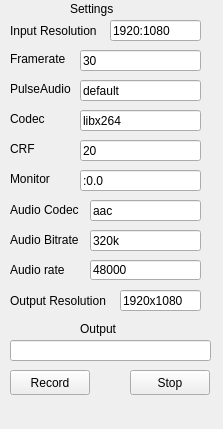
<?xml version="1.0" encoding="UTF-8"?>
<ui version="4.0">
 <class>window</class>
 <widget class="QMainWindow" name="window">
  <property name="geometry">
   <rect>
    <x>0</x>
    <y>0</y>
    <width>223</width>
    <height>429</height>
   </rect>
  </property>
  <property name="windowTitle">
   <string>X11 Screen Recorder</string>
  </property>
  <widget class="QWidget" name="centralwidget">
   <widget class="QLabel" name="label">
    <property name="geometry">
     <rect>
      <x>10</x>
      <y>20</y>
      <width>101</width>
      <height>21</height>
     </rect>
    </property>
    <property name="text">
     <string>Input Resolution</string>
    </property>
   </widget>
   <widget class="QLineEdit" name="resolution">
    <property name="geometry">
     <rect>
      <x>110</x>
      <y>20</y>
      <width>91</width>
      <height>21</height>
     </rect>
    </property>
    <property name="text">
     <string>1920:1080</string>
    </property>
   </widget>
   <widget class="QLabel" name="label_2">
    <property name="geometry">
     <rect>
      <x>10</x>
      <y>50</y>
      <width>61</width>
      <height>17</height>
     </rect>
    </property>
    <property name="text">
     <string>Framerate</string>
    </property>
   </widget>
   <widget class="QLineEdit" name="framerate">
    <property name="geometry">
     <rect>
      <x>80</x>
      <y>50</y>
      <width>121</width>
      <height>21</height>
     </rect>
    </property>
    <property name="text">
     <string>30</string>
    </property>
   </widget>
   <widget class="QLabel" name="label_3">
    <property name="geometry">
     <rect>
      <x>10</x>
      <y>80</y>
      <width>71</width>
      <height>17</height>
     </rect>
    </property>
    <property name="text">
     <string>PulseAudio</string>
    </property>
   </widget>
   <widget class="QLineEdit" name="pulseaudio">
    <property name="geometry">
     <rect>
      <x>80</x>
      <y>80</y>
      <width>121</width>
      <height>21</height>
     </rect>
    </property>
    <property name="text">
     <string>default</string>
    </property>
   </widget>
   <widget class="QLabel" name="label_4">
    <property name="geometry">
     <rect>
      <x>10</x>
      <y>110</y>
      <width>71</width>
      <height>17</height>
     </rect>
    </property>
    <property name="text">
     <string>Codec</string>
    </property>
   </widget>
   <widget class="QLineEdit" name="codec">
    <property name="geometry">
     <rect>
      <x>80</x>
      <y>110</y>
      <width>121</width>
      <height>21</height>
     </rect>
    </property>
    <property name="text">
     <string>libx264</string>
    </property>
   </widget>
   <widget class="QLabel" name="label_5">
    <property name="geometry">
     <rect>
      <x>10</x>
      <y>140</y>
      <width>71</width>
      <height>17</height>
     </rect>
    </property>
    <property name="text">
     <string>CRF</string>
    </property>
   </widget>
   <widget class="QLineEdit" name="bitrate">
    <property name="geometry">
     <rect>
      <x>80</x>
      <y>140</y>
      <width>121</width>
      <height>21</height>
     </rect>
    </property>
    <property name="text">
     <string>20</string>
    </property>
   </widget>
   <widget class="QLabel" name="label_6">
    <property name="geometry">
     <rect>
      <x>10</x>
      <y>170</y>
      <width>54</width>
      <height>17</height>
     </rect>
    </property>
    <property name="text">
     <string>Monitor</string>
    </property>
   </widget>
   <widget class="QLineEdit" name="monitor">
    <property name="geometry">
     <rect>
      <x>80</x>
      <y>170</y>
      <width>121</width>
      <height>21</height>
     </rect>
    </property>
    <property name="text">
     <string>:0.0</string>
    </property>
   </widget>
   <widget class="QPushButton" name="pushButton">
    <property name="geometry">
     <rect>
      <x>10</x>
      <y>370</y>
      <width>80</width>
      <height>25</height>
     </rect>
    </property>
    <property name="text">
     <string>Record</string>
    </property>
   </widget>
   <widget class="QLabel" name="label_7">
    <property name="geometry">
     <rect>
      <x>80</x>
      <y>320</y>
      <width>54</width>
      <height>17</height>
     </rect>
    </property>
    <property name="text">
     <string>Output</string>
    </property>
   </widget>
   <widget class="QLineEdit" name="output">
    <property name="geometry">
     <rect>
      <x>10</x>
      <y>340</y>
      <width>201</width>
      <height>21</height>
     </rect>
    </property>
    <property name="text">
     <string/>
    </property>
   </widget>
   <widget class="QLabel" name="label_8">
    <property name="geometry">
     <rect>
      <x>70</x>
      <y>0</y>
      <width>54</width>
      <height>17</height>
     </rect>
    </property>
    <property name="text">
     <string>Settings</string>
    </property>
   </widget>
   <widget class="QPushButton" name="pushButton_2">
    <property name="geometry">
     <rect>
      <x>130</x>
      <y>370</y>
      <width>80</width>
      <height>25</height>
     </rect>
    </property>
    <property name="text">
     <string>Stop</string>
    </property>
   </widget>
   <widget class="QLineEdit" name="acodec">
    <property name="geometry">
     <rect>
      <x>90</x>
      <y>200</y>
      <width>111</width>
      <height>21</height>
     </rect>
    </property>
    <property name="text">
     <string>aac</string>
    </property>
   </widget>
   <widget class="QLabel" name="label_9">
    <property name="geometry">
     <rect>
      <x>10</x>
      <y>200</y>
      <width>71</width>
      <height>20</height>
     </rect>
    </property>
    <property name="text">
     <string>Audio Codec</string>
    </property>
   </widget>
   <widget class="QLabel" name="label_10">
    <property name="geometry">
     <rect>
      <x>10</x>
      <y>290</y>
      <width>111</width>
      <height>21</height>
     </rect>
    </property>
    <property name="text">
     <string>Output Resolution</string>
    </property>
   </widget>
   <widget class="QLineEdit" name="resolution_2">
    <property name="geometry">
     <rect>
      <x>120</x>
      <y>290</y>
      <width>81</width>
      <height>21</height>
     </rect>
    </property>
    <property name="text">
     <string>1920x1080</string>
    </property>
   </widget>
   <widget class="QLabel" name="label_11">
    <property name="geometry">
     <rect>
      <x>10</x>
      <y>230</y>
      <width>81</width>
      <height>20</height>
     </rect>
    </property>
    <property name="text">
     <string>Audio Bitrate</string>
    </property>
   </widget>
   <widget class="QLineEdit" name="abitrate">
    <property name="geometry">
     <rect>
      <x>90</x>
      <y>230</y>
      <width>111</width>
      <height>21</height>
     </rect>
    </property>
    <property name="text">
     <string>320k</string>
    </property>
   </widget>
   <widget class="QLabel" name="label_12">
    <property name="geometry">
     <rect>
      <x>10</x>
      <y>260</y>
      <width>61</width>
      <height>20</height>
     </rect>
    </property>
    <property name="text">
     <string>Audio rate</string>
    </property>
   </widget>
   <widget class="QLineEdit" name="arate">
    <property name="geometry">
     <rect>
      <x>90</x>
      <y>260</y>
      <width>111</width>
      <height>20</height>
     </rect>
    </property>
    <property name="text">
     <string>48000</string>
    </property>
   </widget>
  </widget>
  <widget class="QMenuBar" name="menubar">
   <property name="geometry">
    <rect>
     <x>0</x>
     <y>0</y>
     <width>223</width>
     <height>22</height>
    </rect>
   </property>
  </widget>
 </widget>
 <resources/>
 <connections/>
</ui>
